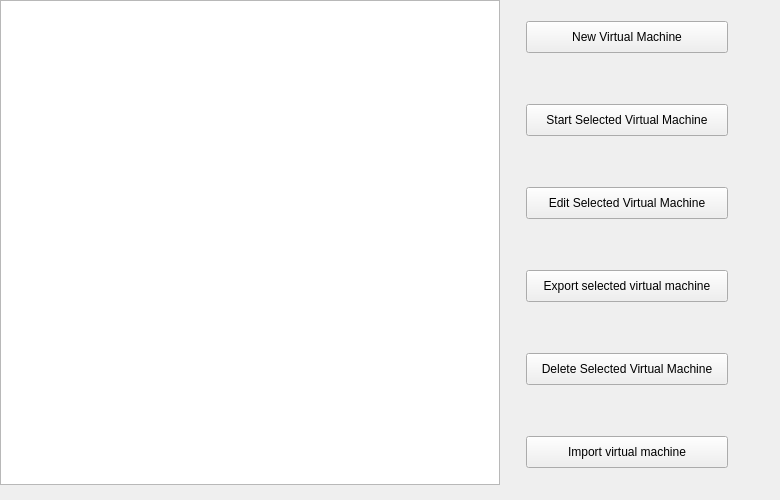
       <widget class="QWidget" name="tab">
        <property name="locale">
         <locale language="English" country="UnitedStates"/>
        </property>
        <attribute name="title">
         <string>Main</string>
        </attribute>
        <widget class="QWidget" name="gridWidget_4" native="true">
         <property name="geometry">
          <rect>
           <x>0</x>
           <y>0</y>
           <width>771</width>
           <height>491</height>
          </rect>
         </property>
         <layout class="QGridLayout" name="gridLayout_4">
          <item row="0" column="1" alignment="Qt::AlignmentFlag::AlignRight">
           <widget class="QListView" name="listView">
            <property name="minimumSize">
             <size>
              <width>500</width>
              <height>0</height>
             </size>
            </property>
            <property name="maximumSize">
             <size>
              <width>500</width>
              <height>16777215</height>
             </size>
            </property>
            <property name="styleSheet">
             <string notr="true">
               QListView#listView::item:selected {
                    background: #3f6e9cff;
                    color: #000000;
               }
               QListView#listView::item:selected:!active {
                    background: #3f6e9cff;
                    color: #000000;
               }
               </string>
            </property>
           </widget>
          </item>
          <item row="0" column="2" rowspan="2">
           <widget class="QWidget" name="widget" native="true">
            <layout class="QVBoxLayout" name="verticalLayout">
             <property name="spacing">
              <number>50</number>
             </property>
             <property name="leftMargin">
              <number>20</number>
             </property>
             <property name="topMargin">
              <number>20</number>
             </property>
             <property name="rightMargin">
              <number>20</number>
             </property>
             <property name="bottomMargin">
              <number>20</number>
             </property>
             <item>
              <widget class="QPushButton" name="pushButton_8">
               <property name="sizePolicy">
                <sizepolicy hsizetype="Preferred" vsizetype="Preferred">
                 <horstretch>0</horstretch>
                 <verstretch>0</verstretch>
                </sizepolicy>
               </property>
               <property name="maximumSize">
                <size>
                 <width>202</width>
                 <height>32</height>
                </size>
               </property>
               <property name="styleSheet">
                <string notr="true">
                QPushButton#pushButton_8 {
                 min-width: 200px;
                 max-width: 200px;
                 min-height: 30px;
                 max-height: 30px;
                }
               </string>
               </property>
               <property name="text">
                <string>New Virtual Machine</string>
               </property>
              </widget>
             </item>
             <item>
              <widget class="QPushButton" name="pushButton_9">
               <property name="sizePolicy">
                <sizepolicy hsizetype="Preferred" vsizetype="Preferred">
                 <horstretch>0</horstretch>
                 <verstretch>0</verstretch>
                </sizepolicy>
               </property>
               <property name="maximumSize">
                <size>
                 <width>202</width>
                 <height>32</height>
                </size>
               </property>
               <property name="styleSheet">
                <string notr="true">
                QPushButton#pushButton_9 {
                 min-width: 200px;
                 max-width: 200px;
                 min-height: 30px;
                 max-height: 30px;
                }
               </string>
               </property>
               <property name="text">
                <string>Start Selected Virtual Machine</string>
               </property>
              </widget>
             </item>
             <item>
              <widget class="QPushButton" name="pushButton_10">
               <property name="sizePolicy">
                <sizepolicy hsizetype="Preferred" vsizetype="Preferred">
                 <horstretch>0</horstretch>
                 <verstretch>0</verstretch>
                </sizepolicy>
               </property>
               <property name="maximumSize">
                <size>
                 <width>202</width>
                 <height>32</height>
                </size>
               </property>
               <property name="styleSheet">
                <string notr="true">
                QPushButton#pushButton_10 {
                 min-width: 200px;
                 max-width: 200px;
                 min-height: 30px;
                 max-height: 30px;
                }
               </string>
               </property>
               <property name="text">
                <string>Edit Selected Virtual Machine</string>
               </property>
              </widget>
             </item>
             <item>
              <widget class="QPushButton" name="pushButton_22">
               <property name="sizePolicy">
                <sizepolicy hsizetype="Preferred" vsizetype="Preferred">
                 <horstretch>0</horstretch>
                 <verstretch>0</verstretch>
                </sizepolicy>
               </property>
               <property name="maximumSize">
                <size>
                 <width>202</width>
                 <height>32</height>
                </size>
               </property>
               <property name="styleSheet">
                <string notr="true">
                QPushButton#pushButton_22 {
                 min-width: 200px;
                 max-width: 200px;
                 min-height: 30px;
                 max-height: 30px;
                }
               </string>
               </property>
               <property name="text">
                <string>Export selected virtual machine</string>
               </property>
              </widget>
             </item>
             <item>
              <widget class="QPushButton" name="pushButton_11">
               <property name="sizePolicy">
                <sizepolicy hsizetype="Preferred" vsizetype="Preferred">
                 <horstretch>0</horstretch>
                 <verstretch>0</verstretch>
                </sizepolicy>
               </property>
               <property name="maximumSize">
                <size>
                 <width>202</width>
                 <height>32</height>
                </size>
               </property>
               <property name="styleSheet">
                <string notr="true">
                QPushButton#pushButton_11 {
                 min-width: 200px;
                 max-width: 200px;
                 min-height: 30px;
                 max-height: 30px;
                }
               </string>
               </property>
               <property name="text">
                <string>Delete Selected Virtual Machine</string>
               </property>
              </widget>
             </item>
             <item>
              <widget class="QPushButton" name="pushButton_23">
               <property name="sizePolicy">
                <sizepolicy hsizetype="Preferred" vsizetype="Preferred">
                 <horstretch>0</horstretch>
                 <verstretch>0</verstretch>
                </sizepolicy>
               </property>
               <property name="maximumSize">
                <size>
                 <width>202</width>
                 <height>32</height>
                </size>
               </property>
               <property name="styleSheet">
                <string notr="true">
                QPushButton#pushButton_23 {
                 min-width: 200px;
                 max-width: 200px;
                 min-height: 30px;
                 max-height: 30px;
                }
               </string>
               </property>
               <property name="text">
                <string>Import virtual machine</string>
               </property>
              </widget>
             </item>
            </layout>
           </widget>
          </item>
         </layout>
        </widget>
       </widget>
